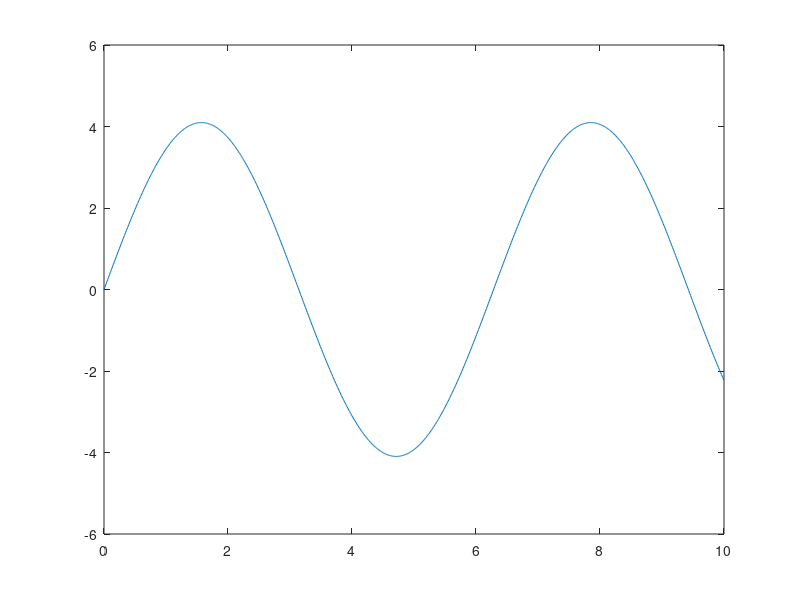

MATLAB code for this plot: (Note: this script raises an error after producing the figure.)
x = (0:0.01:10);
y = 4.096*sin(x);
figure(1);
plot(x, y);

z = 4.096*sin(x)./4.096;
codes = int16.empty;
previousval = 0;
movingaverage = int16.empty;
for x = (0:0.01:10)
    if (4.096*sin(x)/4.096)>0
        code = int16((4.096*sin(3*x)/4.096)*(2^15-1));
    elseif (4.096*sin(x)/4.096)<0
        code = int16((4.096*sin(3*x)/4.096)*(2^15));
    else
        code = int16(0);
    end
    codes = [codes; code];
    average = (previousval/2 + code/2);
    previousval = code;
    movingaverage = [movingaverage; average];
end

figure(2);
stem(codes);
figure(3);
stem(movingaverage);

%% filter part
Fs = 1.1E+4;                                            % Sampling Frequency
Fn = Fs/2;                                              % Nyquist Frequency
Wp = 2.40E+3/Fn;                                        % Passband Frequencies (Normalized)
Ws = 2.41E+3/Fn;                                        % Stopband Frequencies (Normalized)
Rp = 10;                                                % Passband Ripple (dB)
Rs = 50;                                                % Stopband Ripple (dB)
%[n,Ws] = cheb2ord(Wp,Ws,Rp,Rs);                         % Filter Order
%[c,b,a] = cheby2(n,Rs,Ws);                              % Filter Design
%[sosbp,gbp] = zp2sos(c,b,a);                            % Convert To Second-Order-Section For Stability
figure(4)
%freqz(sosbp, 2^16, Fs)                                  % Bode Plot Of Filter

%your_signal_filtered = filtfilt(sosbp, gbp, codes');

d = designfilt('lowpassfir', ...
    'PassbandFrequency',0.15,'StopbandFrequency',0.2, ...
    'PassbandRipple',1,'StopbandAttenuation',60, ...
    'DesignMethod','equiripple');
%y = filtfilt(d,x);
y1 = filtfilt(d,z);
plot(y1);

%%

%step(d);
 figure(5);
% syms n
% f = sin(n);
% ztrans(f)
% plot(f);

% dt = .01;
% maxt = 1;
% t = 0:dt:(maxt-dt);
% nt = length(t);  %length of t

Fs = 5e6;            % Sampling frequency                    
T = 1/Fs;             % Sampling period       
L = 100;             % Length of signal
t = (0:L-1)*T;        % Time vector

j = t>1e-5;
F = fft(j);
yrevon = ifft(F);
Y = complex2real(F);  %generates a structure of 'real' amplitudes and phases
subplot(1,2,1)
plot(t,j);

P2 = abs(F/L);
P1 = P2(1:L/2+1);
P1(2:end-1) = 2*P1(2:end-1);

subplot(1,2,2);
f = Fs*(0:(L/2))/L;
plot(f,P1);
title('Single-Sided Amplitude Spectrum of X(t)');
xlabel('f (Hz)');
ylabel('|P1(f)|');
%%
[g, d1] = lowpass(single(j),1e5,5e6,'StopbandAttenuation', 20, 'ImpulseResponse', 'fir');
figure(7);
subplot(1,2,1)
plot(t,g);
xlabel('time [s]');
ylabel('Amplitude');
subplot(1,2,2);
plot(t,single(j));
xlabel('time [s]');
ylabel('Amplitude');
%%
% [g1, d2] = highpass(single(j),5e3,5e6,'StopbandAttenuation', 100, 'ImpulseResponse', 'iir');
% figure(11);
% subplot(1,2,1);
% plot(t,g1);
% subplot(1,2,2);
% plot(t,single(j));
g2 = g.^3;%g1 + g;
figure(12);
subplot(1,3,1);
plot(t,g);
subplot(1,3,2);
plot(t,g2);
subplot(1,3,3);
plot(t,single(j));
%%
g3 = filter(Hlp, single(j));
%g3 = doFilter(single(j));
figure(13);
subplot(1,3,1);
plot(t,g3);
subplot(1,3,2);
plot(t,g);
subplot(1,3,3);
plot(t,single(j));


%%
figure(9);
Fs = 5e6;            % Sampling frequency                    
T = 1/Fs;             % Sampling period       
L = 100;             % Length of signal
t = (0:L-1)*T;        % Time vector

j = (0.5e-5<t)&(t<1.5e-5);
F = fft(j);
yrevon = ifft(F);
Y = complex2real(F);  %generates a structure of 'real' amplitudes and phases
subplot(1,2,1)
plot(t,j);

P2 = abs(F/L);
P1 = P2(1:L/2+1);
P1(2:end-1) = 2*P1(2:end-1);

subplot(1,2,2);
f = Fs*(0:(L/2))/L;
plot(f,P1);
title('Single-Sided Amplitude Spectrum of X(t)');
xlabel('f (Hz)');
ylabel('|P1(f)|');

%%

[g, d1] = lowpass(single(j),1e5,5e6,'StopbandAttenuation', 20, 'ImpulseResponse', 'fir');
figure(10);
subplot(1,2,1);
plot(t,g);
subplot(1,2,2);
plot(t,single(j));



%%
function [Y,t] = complex2real(F,t)
%Y = complex2real(F,[t])
%
%Returns the real-valued amplitudes and phases in a structure calcullated
%from the complex-valued vector F having the convention of fft's output.
%This is the inverse of the function 'real2complex'.
%
%Inputs:
%   F        complex-valued vector in the convention of fft's output.
%   t        time vector of size y (default is 1:length(F));
%
%Outputs:    Structure Y with fields:
%   dc       mean value of y
%   amp      vector of amplitudes (length ceil(length(t)/2))
%   ph       vector of phases (in degrees, cosine phase)
%   nt       length of t (needed for myifft)
%
%SEE ALSO    real2complex fft ifft
%
%Example:
%
%t = 0:.01:.99;
%y=t<.5; 
%Y = complex2real(fft(y),t);
%clf;subplot(1,2,1);stem(t,y);
%xlabel('Time (s)');
%subplot(1,2,2);stem(Y.freq,Y.amp);
%xlabel('Frequency (Hz)')

%4/15/09     Written by G.M. Boynton at the University of Washington


%Deal with defaults
if ~exist('t','var')
    t = 1:length(F);
end

if isempty(t)
    t = 1:length(F);
end

%Calculate values based on t
nt = length(t);
dt = t(2)-t(1);

%DC is first value scaled by nt
dc = F(1)/nt;
%'real' amplitudes scale the fft by 2/nt
amp = 2*abs(F)/nt;
%'real' phases are reversed (and converted to degrees)
ph = -180*angle(F)/pi;

%Pull out the first half (omitting 'negative' frequencies)
id = 2:(ceil(nt/2)+1);
if size(F,2) == 1;
    id = id';
end

%Stuff the values in to the fields of Y
Y.dc = dc;
Y.ph = ph(id); %cosine phase
Y.amp = amp(id);
Y.freq = (1:length(id))/(nt*dt);
if size(F,2) == 1;
    Y.freq = Y.freq';
end

%Hack to deal with even vs. odd lengths of time series

if mod(nt,2) %length is odd
    Y.amp(end) = 0;
else %length is even
    Y.amp(end) = Y.amp(end)/2;
end

Y.nt= nt;



end
%%
function y = doFilter(x)
%DOFILTER Filters input x and returns output y.

% MATLAB Code
% Generated by MATLAB(R) 9.9 and DSP System Toolbox 9.11.
% Generated on: 14-Jun-2021 13:41:47

persistent Hd;

if isempty(Hd)
    
    Fpass = 200000;   % Passband Frequency
    Fstop = 561100;   % Stopband Frequency
    Apass = 1;        % Passband Ripple (dB)
    Astop = 20;       % Stopband Attenuation (dB)
    Fs    = 5000000;  % Sampling Frequency
    
    h = fdesign.lowpass('fp,fst,ap,ast', Fpass, Fstop, Apass, Astop, Fs);
    
    Hd = design(h, 'kaiserwin', ...
        'MinOrder', 'any');
    
    set(Hd, 'Arithmetic', 'single');
    
    set(Hd,'PersistentMemory',true);
    
end

y = filter(Hd,x);
end
%%
function y = doFilter2(x)
%DOFILTER Filters input x and returns output y.

% MATLAB Code
% Generated by MATLAB(R) 9.9 and DSP System Toolbox 9.11.
% Generated on: 14-Jun-2021 14:45:45

persistent Hd;

if isempty(Hd)
    
    Fpass = 100000;   % Passband Frequency
    Fstop = 476800;   % Stopband Frequency
    Apass = 1;        % Passband Ripple (dB)
    Astop = 20;       % Stopband Attenuation (dB)
    Fs    = 5000000;  % Sampling Frequency
    
    h = fdesign.lowpass('fp,fst,ap,ast', Fpass, Fstop, Apass, Astop, Fs);
    
    Hd = design(h, 'ifir');
    
    set(Hd.Stage(0), 'Arithmetic', 'fixed', ...
        'InputWordLength', 16, ...
        'InputFracLength', 15, ...
        'CoeffWordLength', 16, ...
        'CoeffAutoScale', true, ...
        'FilterInternals', 'Fullprecision');
    set(Hd.Stage(2), 'Arithmetic', 'fixed', ...
        'InputWordLength', 16, ...
        'InputFracLength', 15, ...
        'CoeffWordLength', 16, ...
        'CoeffAutoScale', true, ...
        'FilterInternals', 'Fullprecision');
    
    
    set(Hd,'PersistentMemory',true);
    
end

y = filter(Hd,x);
end
